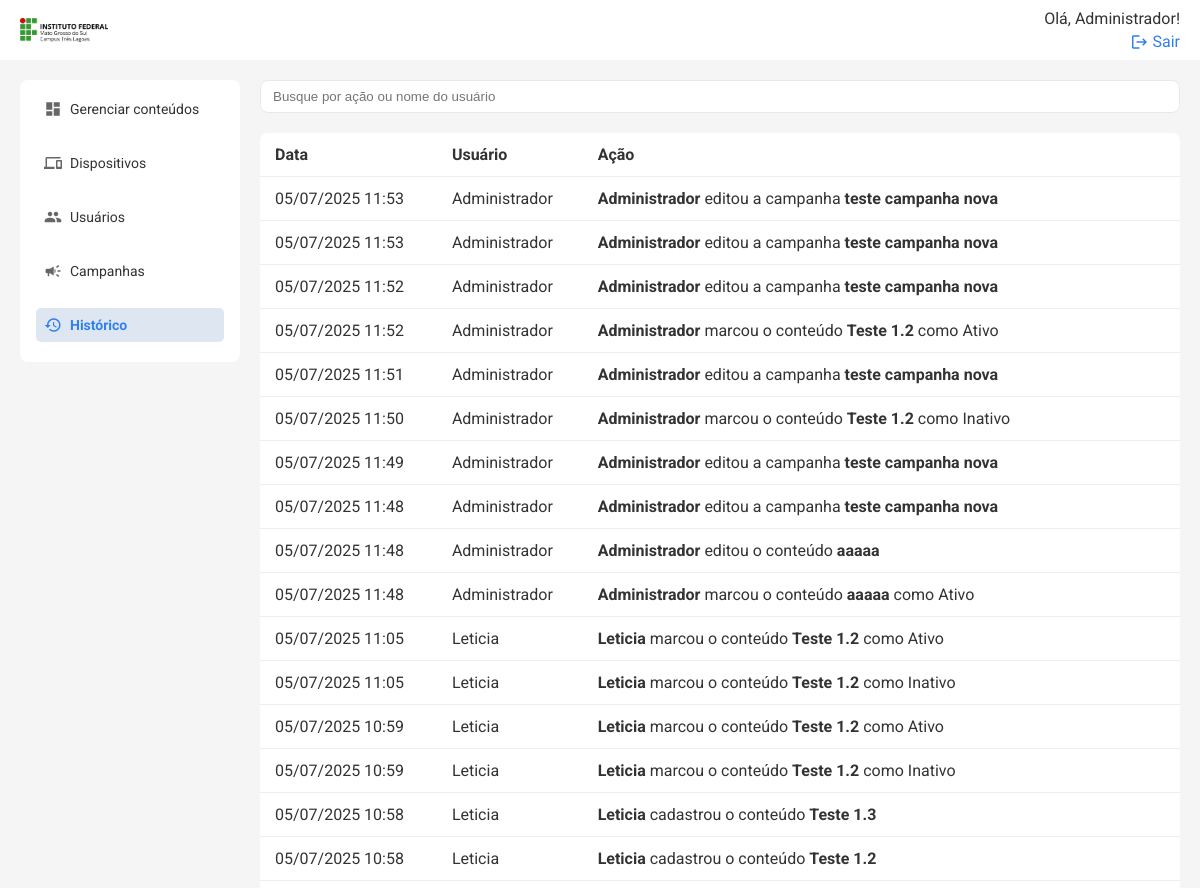
Before: /historico (signed in, upper part) with the older database file.
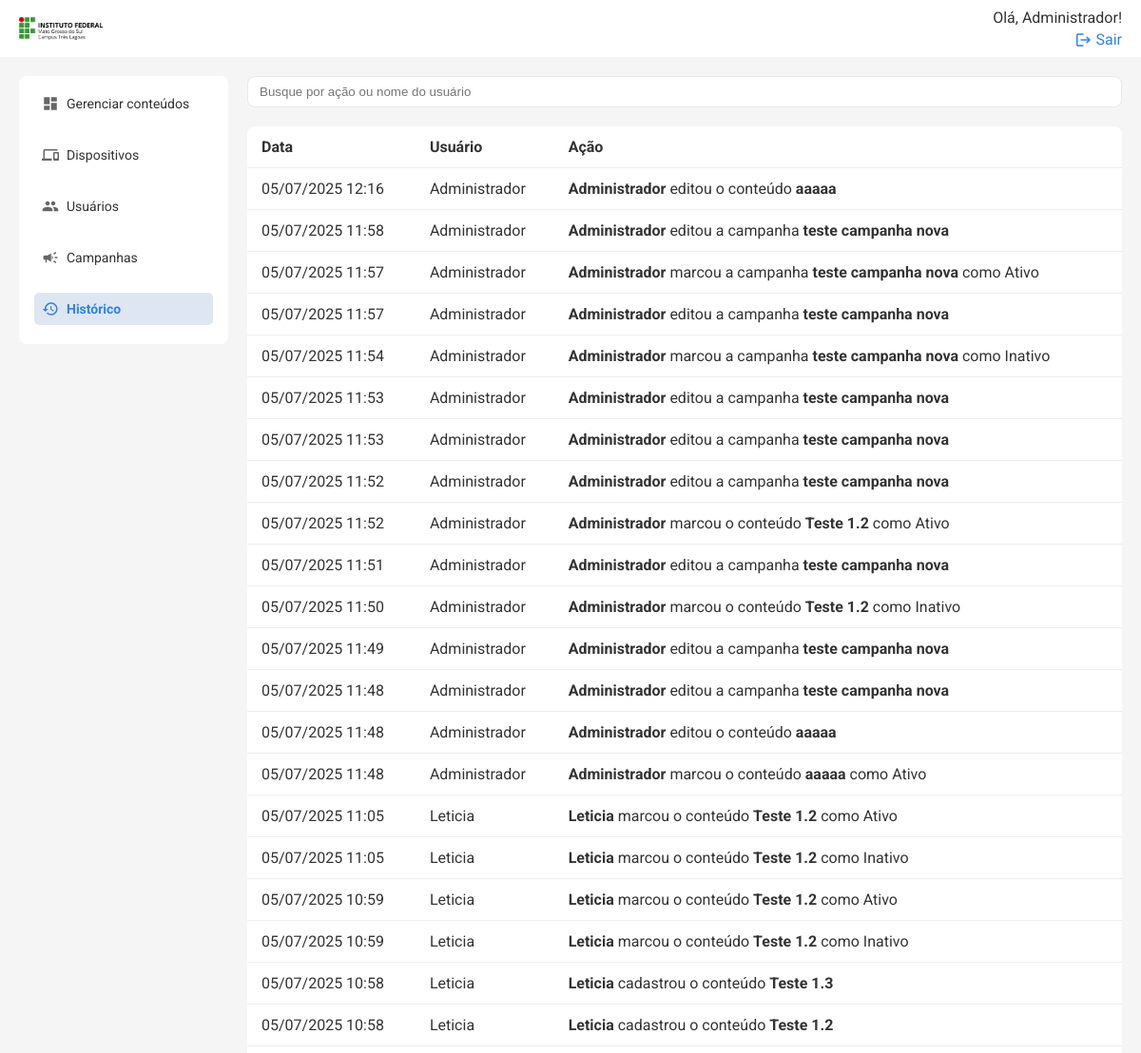
After: the same page with the newer database file.
### models.py (models this page shows, shortened)
class User(db.Model):
    id = db.Column(db.Integer, primary_key=True)
    name = db.Column(db.String(50), nullable=False)
    email = db.Column(db.String(120), nullable=False, unique=True)
    status = db.Column(db.String(10), nullable=False, default='Ativo')
    senha = db.Column(db.String(100), nullable=False)
    logUser = db.relationship('Log', backref=db.backref('user'))
    is_admin = db.Column(db.Boolean, default=False)

class Historico(db.Model):
    id = db.Column(db.Integer, primary_key=True)
    acao = db.Column(db.String(255), nullable=False)
    data = db.Column(db.DateTime, default=datetime.utcnow)
    usuario_id = db.Column(db.Integer, db.ForeignKey('user.id'))
    usuario = db.relationship('User', backref='historicos')

### routes/historico.py (the view)
@historico_bp.route('/historico')
@login_required
@admin_required
def listar_historico():
    registros = Historico.query.order_by(Historico.data.desc()).all()
    for r in registros:
        r.data_local = para_fuso_local(r.data)
        print("ORIGINAL:", registros[0].data)
        print("CONVERTIDO:", registros[0].data_local)
    return render_template('historico.html', historico=registros)

### timezone.py (called while the page is built)
def para_fuso_local(dt):
    if dt.tzinfo is None:
        from pytz import utc
        dt = utc.localize(dt)
    return dt.astimezone(FUSO_MS)

### templates/historico.html (shortened to what this page needs)
{% extends 'base.html' %} {% block title %}Histórico{% endblock %} {% block
content %}
<div class="search-cta">
    <input
        type="text"
        placeholder="Busque por ação ou nome do usuário"
        class="search"
        id="buscaHistorico"
    />
</div>
<table class="table">
    <thead>
        <tr>
            <th>Data</th>
            <th>Usuário</th>
            <th>Ação</th>
        </tr>
    </thead>
    <tbody id="historicoTableBody">
        {% for item in historico %}
        <tr>
            <td>{{ item.data_local.strftime('%d/%m/%Y %H:%M') }}</td>
            <td>{{ item.usuario.name if item.usuario else 'Sistema' }}</td>
            <td>{{ item.acao|safe }}</td>
        </tr>
        {% endfor %}
    </tbody>
</table>
{% endblock %}

### templates/base.html (shortened to what this page needs)
<!DOCTYPE html>
<html lang="pt-BR">
    <head>
        <link
            rel="stylesheet"
            href="{{ url_for('static', filename='styles.css') }}"
        />
    </head>
    <body>
        {% include 'topo.html' %}
        <div class="container">
            {% include 'menu.html' %}
            <main class="content">{% block content %}{% endblock %}</main>
        </div>
    </body>
</html>

### templates/topo.html (shortened to what this page needs)
<header class="topbar">
    <a href="{{ url_for('conteudos.listar_conteudos') }}" class="logo-topo">
        <img
            src="{{ url_for('static', filename='images/logo-ifms-tl.png') }}"
            alt="IFMS Logo"
            style="height: 24px; vertical-align: middle; margin-right: 8px"
        />
    </a>
    <div class="profile">
        {% if session['user_name'] %}
        <span>Olá, {{ session['user_name'] }}!</span>
        <a href="{{ url_for('auth.logout') }}">
            <span class="material-icons">logout</span>
            Sair
        </a>
        {% else %}
        <a href="{{ url_for('auth.login_usuario') }}">Entrar</a>
        {% endif %}
    </div>
</header>

### templates/menu.html
<aside class="sidebar">
    <nav>
        <a
            href="{{ url_for('conteudos.listar_conteudos') }}"
            class="{% if request.path == url_for('conteudos.listar_conteudos') %}active{% endif %}"
        >
            <span class="material-icons">dashboard</span>
            Gerenciar conteúdos
        </a>
        <a
            href="{{ url_for('telas.listar_dispositivos') }}"
            class="{% if request.path == url_for('telas.listar_dispositivos') %}active{% endif %}"
        >
            <span class="material-icons">devices</span>
            Dispositivos
        </a>
        {% if session.get('user_id') and session.get('is_admin') %}
        <a
            href="{{ url_for('users.listar_usuarios') }}"
            class="{% if request.path == url_for('users.listar_usuarios') %}active{% endif %}"
        >
            <span class="material-icons">people</span>
            Usuários
        </a>
        {% endif %}
        <a
            href="{{ url_for('campanhas.listar_campanhas') }}"
            class="{% if request.path == url_for('campanhas.listar_campanhas') %}active{% endif %}"
        >
            <span class="material-icons">campaign</span>
            Campanhas
        </a>
        {% if session.get('user_id') and session.get('is_admin') %}
        <a
            href="{{ url_for('historico.listar_historico') }}"
            class="{% if request.path == url_for('historico.listar_historico') %}active{% endif %}"
        >
            <span class="material-icons">history</span>
            Histórico
        </a>
        {% endif %}
    </nav>
</aside>

### static/styles.css (style rules this page uses)
* { box-sizing: border-box; }
body { margin: 0; font-family: 'Roboto', sans-serif; color: #333; background-color: #f5f5f5; }
.container { display: flex; height: 100vh; }
.sidebar { width: 220px; background: #ffffff; font-size: 14px; padding: 12px 16px 0 16px; box-sizing: border-box; margin: 80px 0 0 20px; border-radius: 8px; height: fit-content; }
.sidebar nav a { display: flex; align-items: center; gap: 8px; margin-bottom: 20px; text-decoration: none; color: #333; padding: 8px; border-radius: 5px; transition: background 0.3s; }
.sidebar nav a .material-icons { font-size: 20px; color: #666; }
.sidebar nav a.active .material-icons { color: #2f80ed; }
.sidebar nav a.active { background: #dee6f1; font-weight: bold; color: #2f80ed; }
.content { flex: 1; padding: 20px; overflow-y: auto; margin-top: 60px; box-sizing: border-box; }
.topbar { width: 100%; background: #ffffff; padding-inline: 20px; box-sizing: border-box; display: flex; justify-content: space-between; align-items: center; position: fixed; top: 0; left: 0; height: 60px; z-index: 100; }
.topbar .profile a { text-align: right; font-size: 16px; color: #2f80ed; text-decoration: none; display: flex; align-items: center; gap: 4px; }
.topbar .profile a .material-icons { font-size: 16px; }
.profile { display: flex; flex-direction: column; align-items: flex-end; gap: 4px; }
.search-cta { display: flex; gap: 12px; margin-bottom: 20px; }
.search { padding: 8px 12px; width: 100%; border: 1px solid #e9e9e9; border-radius: 8px; outline: none; }
.table { width: 100%; border-collapse: collapse; background: white; border-radius: 8px; overflow: hidden; }
.table th, .table td { padding: 12px 15px; border-bottom: 1px solid #eee; vertical-align: middle; }
.table th { text-align: left; }
.material-icons { font-size: 18px !important; vertical-align: middle; }

Changed rows visible on the page:
added Historico: data_local "05/07/2025 12:16", usuario "Administrador", acao "Administrador editou o conteúdo aaaaa"
added Historico: data_local "05/07/2025 11:58", usuario "Administrador", acao "Administrador editou a campanha teste campanha nova"
added Historico: data_local "05/07/2025 11:57", usuario "Administrador", acao "Administrador marcou a campanha teste campanha nova como Ativo"
added Historico: data_local "05/07/2025 11:57", usuario "Administrador", acao "Administrador editou a campanha teste campanha nova"
added Historico: data_local "05/07/2025 11:54", usuario "Administrador", acao "Administrador marcou a campanha teste campanha nova como Inativo"
